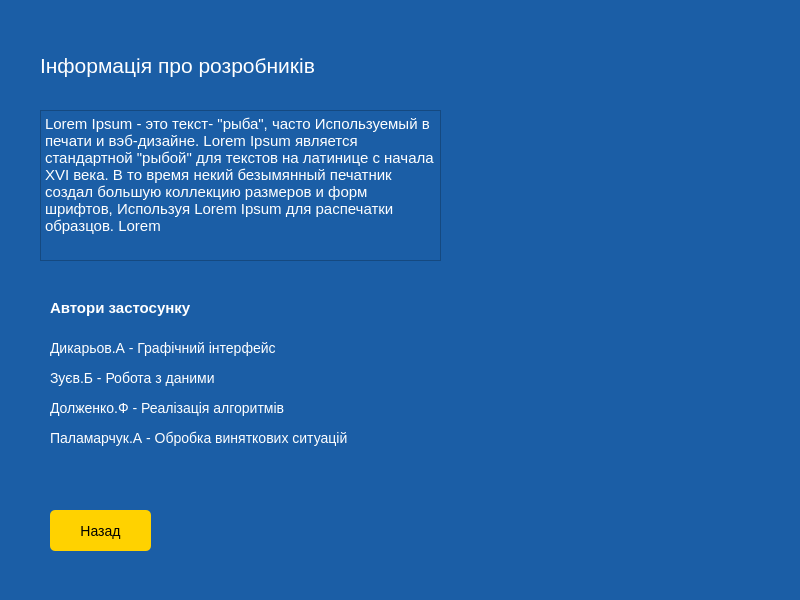
<?xml version="1.0" encoding="UTF-8"?>
<ui version="4.0">
 <class>AboutWindow</class>
 <widget class="QMainWindow" name="AboutWindow">
  <property name="geometry">
   <rect>
    <x>0</x>
    <y>0</y>
    <width>800</width>
    <height>600</height>
   </rect>
  </property>
  <property name="windowTitle">
   <string>MainWindow</string>
  </property>
  <property name="styleSheet">
   <string notr="true">background-color: #1B5EA6;
color:#fff;</string>
  </property>
  <widget class="QWidget" name="centralwidget">
   <widget class="QPushButton" name="back">
    <property name="geometry">
     <rect>
      <x>50</x>
      <y>510</y>
      <width>101</width>
      <height>41</height>
     </rect>
    </property>
    <property name="styleSheet">
     <string notr="true">#back {
   color:#000;
   border-radius:5px;
   background:#FFD200;
   font-size:14px;
   cursor:pointer;
}
#back:hover {
	 background:#fff;
     cursor:pointer;
}</string>
    </property>
    <property name="text">
     <string>Назад</string>
    </property>
   </widget>
   <widget class="QLabel" name="label_heading">
    <property name="geometry">
     <rect>
      <x>40</x>
      <y>50</y>
      <width>361</width>
      <height>31</height>
     </rect>
    </property>
    <property name="styleSheet">
     <string notr="true">font-size:21px;</string>
    </property>
    <property name="text">
     <string>Інформація про розробників </string>
    </property>
   </widget>
   <widget class="QLabel" name="label_image">
    <property name="geometry">
     <rect>
      <x>470</x>
      <y>80</y>
      <width>271</width>
      <height>231</height>
     </rect>
    </property>
    <property name="text">
     <string/>
    </property>
   </widget>
   <widget class="QTextBrowser" name="text_info">
    <property name="geometry">
     <rect>
      <x>40</x>
      <y>110</y>
      <width>401</width>
      <height>151</height>
     </rect>
    </property>
    <property name="html">
     <string>&lt;!DOCTYPE HTML PUBLIC &quot;-//W3C//DTD HTML 4.0//EN&quot; &quot;http://www.w3.org/TR/REC-html40/strict.dtd&quot;&gt;
&lt;html&gt;&lt;head&gt;&lt;meta name=&quot;qrichtext&quot; content=&quot;1&quot; /&gt;&lt;style type=&quot;text/css&quot;&gt;
p, li { white-space: pre-wrap; }
&lt;/style&gt;&lt;/head&gt;&lt;body style=&quot; font-family:'MS Shell Dlg 2'; font-size:8.25pt; font-weight:400; font-style:normal;&quot;&gt;
&lt;p style=&quot; margin-top:0px; margin-bottom:0px; margin-left:0px; margin-right:0px; -qt-block-indent:0; text-indent:0px;&quot;&gt;&lt;span style=&quot; font-size:11pt;&quot;&gt;Lorem Ipsum - это текст- &amp;quot;рыба&amp;quot;, часто Используемый в печати и вэб-дизайне. Lorem Ipsum является стандартной &amp;quot;рыбой&amp;quot; для текстов на латинице с начала XVI века. В то время некий безымянный печатник создал большую коллекцию размеров и форм шрифтов, Используя Lorem Ipsum для распечатки образцов. Lorem&lt;/span&gt;&lt;/p&gt;&lt;/body&gt;&lt;/html&gt;</string>
    </property>
   </widget>
   <widget class="QLabel" name="text_author">
    <property name="geometry">
     <rect>
      <x>50</x>
      <y>300</y>
      <width>151</width>
      <height>16</height>
     </rect>
    </property>
    <property name="styleSheet">
     <string notr="true">font-size:15px;
font-weight:600;</string>
    </property>
    <property name="text">
     <string>Автори застосунку</string>
    </property>
   </widget>
   <widget class="QLabel" name="author_1">
    <property name="geometry">
     <rect>
      <x>50</x>
      <y>340</y>
      <width>421</width>
      <height>16</height>
     </rect>
    </property>
    <property name="styleSheet">
     <string notr="true">font-size:14px;
</string>
    </property>
    <property name="text">
     <string>Дикарьов.А - Графічний інтерфейс</string>
    </property>
   </widget>
   <widget class="QLabel" name="author_2">
    <property name="geometry">
     <rect>
      <x>50</x>
      <y>370</y>
      <width>431</width>
      <height>16</height>
     </rect>
    </property>
    <property name="styleSheet">
     <string notr="true">font-size:14px;</string>
    </property>
    <property name="text">
     <string>Зуєв.Б - Робота з даними</string>
    </property>
   </widget>
   <widget class="QLabel" name="author_3">
    <property name="geometry">
     <rect>
      <x>50</x>
      <y>400</y>
      <width>441</width>
      <height>16</height>
     </rect>
    </property>
    <property name="styleSheet">
     <string notr="true">font-size:14px;</string>
    </property>
    <property name="text">
     <string>Долженко.Ф - Реалізація алгоритмів</string>
    </property>
   </widget>
   <widget class="QLabel" name="author_4">
    <property name="geometry">
     <rect>
      <x>50</x>
      <y>430</y>
      <width>441</width>
      <height>16</height>
     </rect>
    </property>
    <property name="styleSheet">
     <string notr="true">font-size:14px;</string>
    </property>
    <property name="text">
     <string>Паламарчук.А - Обробка виняткових ситуацій</string>
    </property>
   </widget>
  </widget>
  <widget class="QMenuBar" name="menubar">
   <property name="geometry">
    <rect>
     <x>0</x>
     <y>0</y>
     <width>800</width>
     <height>21</height>
    </rect>
   </property>
  </widget>
  <widget class="QStatusBar" name="statusbar"/>
 </widget>
 <resources/>
 <connections/>
</ui>
